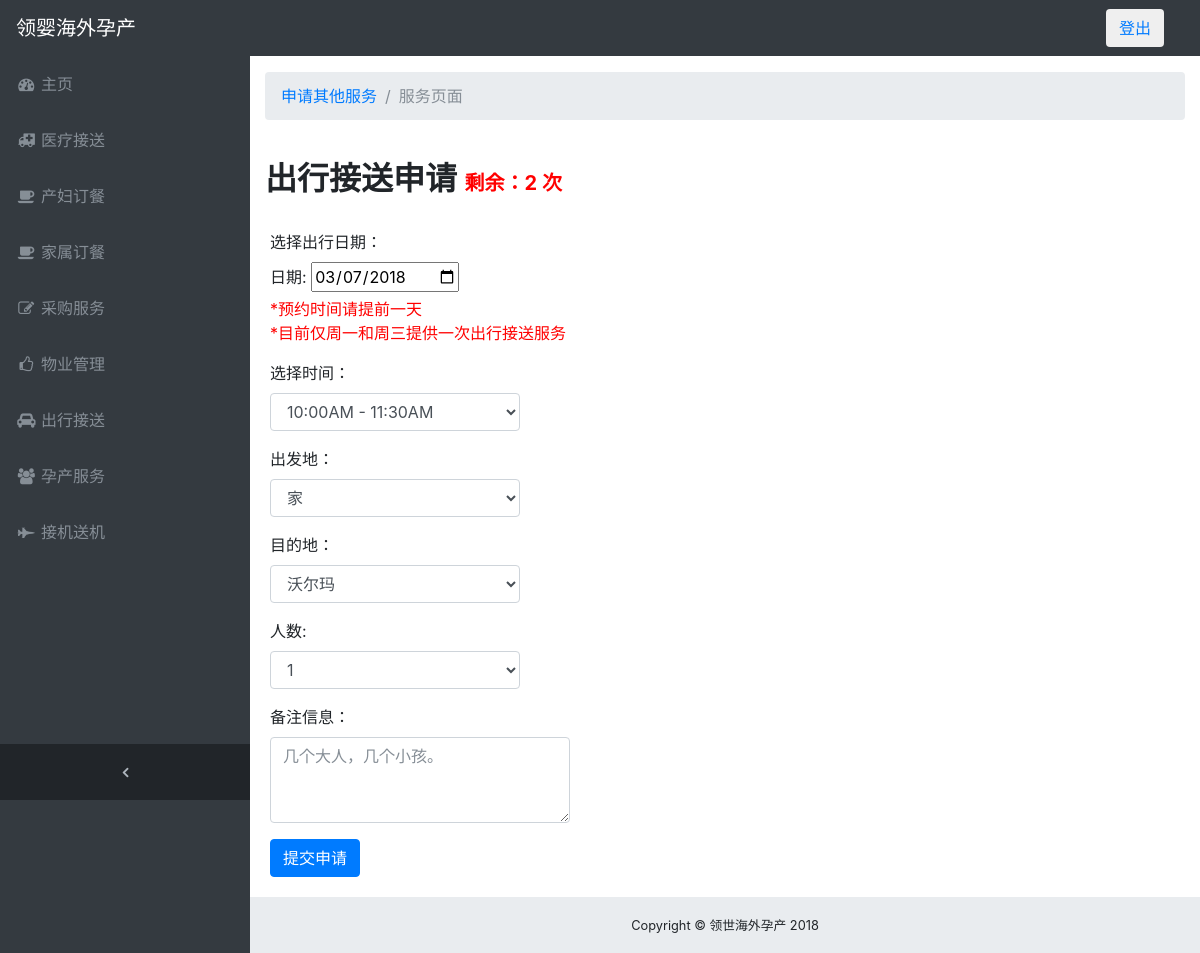
Page /pickup_service.php (signed in) on the earlier database version.
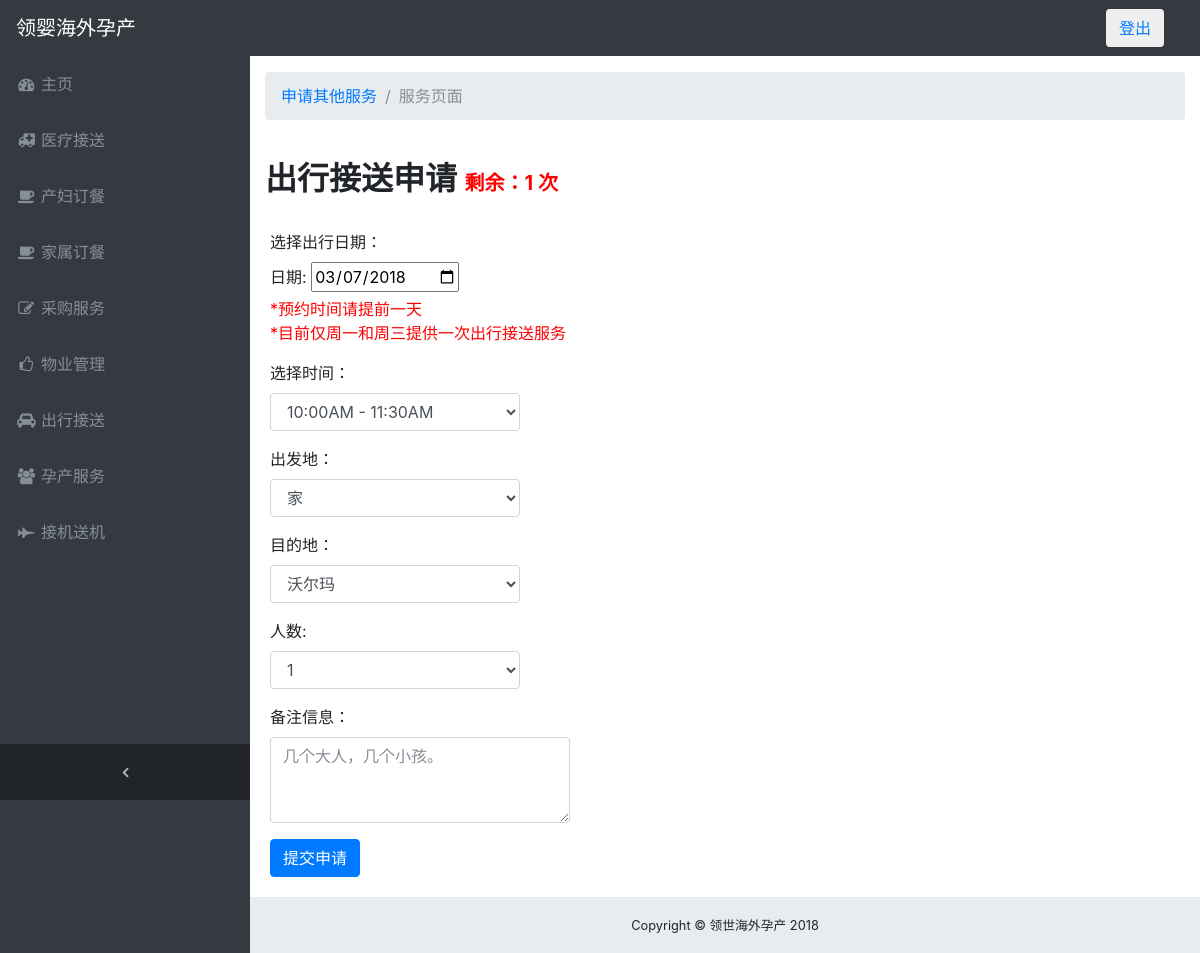
Same page on the later database version.
### tables this page shows
CREATE TABLE `users` (
  `uid` int(5) NOT NULL,
  `username` varchar(10) NOT NULL,
  `phone` bigint(50) NOT NULL,
  `email` varchar(50) NOT NULL,
  `password` varchar(100) NOT NULL,
  `weChat` varchar(50) NOT NULL,
  `timeDeliver` varchar(50) NOT NULL,
  `create_time` date NOT NULL,
  `role` varchar(10) DEFAULT NULL,
  `salt` varchar(6) NOT NULL,
  `address` varchar(100) DEFAULT NULL,
  `flight` int(5) DEFAULT '1',
  `special_medical` int(2) DEFAULT '0',
  `pickup` int(5) DEFAULT NULL,
  `pickupTotal` int(20) DEFAULT NULL,
  `medicals` int(5) DEFAULT NULL,
  `medicalsTotal` int(20) DEFAULT NULL,
  `isActive` int(2) DEFAULT NULL
);

### model/check.pickup.php (the view, shortened to what this page needs)
<?php if(!defined('In_System')) exit("Access Denied");
class Check_Pickup{
    public function remainNum(){
        global $mysqli;
        $user_id =  $_COOKIE['uid'];
        $check_query="SELECT * FROM users WHERE salt = '$user_id'";
        $result = $mysqli->query($check_query);
        if ($result->num_rows > 0){
            $check_retrieve = $result->fetch_assoc();
            echo "<span style=\"font-size:20px;color:red;\">剩余：". $check_retrieve['pickup'] . " 次</span>";
		}else{
            return null;
		}
    }
}
?>

Differences in the rows shown:
changed users: pickup "2" → "1"
